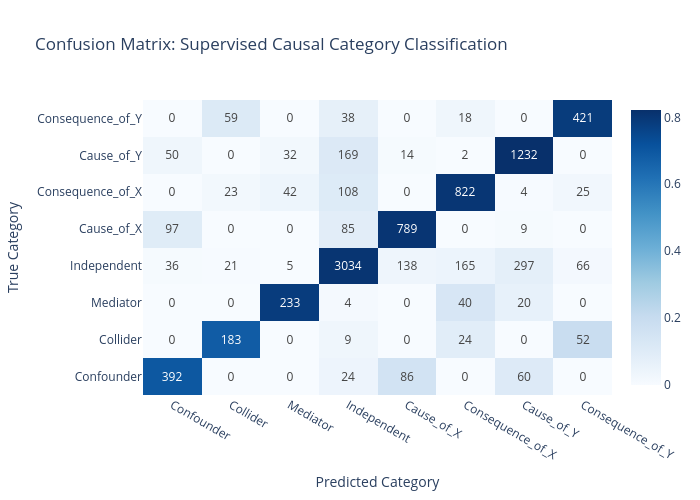

Here is the notebook cell this chart was saved with:
### Markdown cell above
## 8. Visualize Results

### Confusion Matrix

### Code cell
conf_matrix = confusion_matrix(y_train, all_oof_preds)
conf_matrix_normalized = conf_matrix / conf_matrix.sum(axis=1, keepdims=True)

cat_names = [CAUSAL_CATEGORIES[i] for i in range(8)]
fig = go.Figure(
    data=go.Heatmap(
        z=conf_matrix_normalized,
        x=cat_names,
        y=cat_names,
        colorscale="Blues",
        text=conf_matrix,
        texttemplate="%{text}",
        hovertemplate="True: %{y}<br>Predicted: %{x}<br>Count: %{text}<br>Rate: %{z:.1%}<extra></extra>",
    )
)
fig.update_layout(
    title="Confusion Matrix: Supervised Causal Category Classification",
    xaxis_title="Predicted Category",
    yaxis_title="True Category",
    height=500,
    width=700,
)
fig.show()

### Figure 1 — Plotly figure (JSON) as saved in the notebook; plotly's stock layout.template omitted (floating-point values rounded to 4 significant figures)
{"data": [{"colorscale": [[0.0, "rgb(247,251,255)"], [0.125, "rgb(222,235,247)"], [0.25, "rgb(198,219,239)"], [0.375, "rgb(158,202,225)"], [0.5, "rgb(107,174,214)"], [0.625, "rgb(66,146,198)"], [0.75, "rgb(33,113,181)"], [0.875, "rgb(8,81,156)"], [1.0, "rgb(8,48,107)"]], "hovertemplate": "True: %{y}<br>Predicted: %{x}<br>Count: %{text}<br>Rate: %{z:.1%}<extra></extra>", "text": [[392, 0, 0, 24, 86, 0, 60, 0], [0, 183, 0, 9, 0, 24, 0, 52], [0, 0, 233, 4, 0, 40, 20, 0], [36, 21, 5, 3034, 138, 165, 297, 66], [97, 0, 0, 85, 789, 0, 9, 0], [0, 23, 42, 108, 0, 822, 4, 25], [50, 0, 32, 169, 14, 2, 1232, 0], [0, 59, 0, 38, 0, 18, 0, 421]], "texttemplate": "%{text}", "type": "heatmap", "x": ["Confounder", "Collider", "Mediator", "Independent", "Cause_of_X", "Consequence_of_X", "Cause_of_Y", "Consequence_of_Y"], "y": ["Confounder", "Collider", "Mediator", "Independent", "Cause_of_X", "Consequence_of_X", "Cause_of_Y", "Consequence_of_Y"], "z": [[0.6975, 0.0, 0.0, 0.0427, 0.153, 0.0, 0.1068, 0.0], [0.0, 0.6828, 0.0, 0.03358, 0.0, 0.08955, 0.0, 0.194], [0.0, 0.0, 0.7845, 0.01347, 0.0, 0.1347, 0.06734, 0.0], [0.009569, 0.005582, 0.001329, 0.8065, 0.03668, 0.04386, 0.07895, 0.01754], [0.09898, 0.0, 0.0, 0.08673, 0.8051, 0.0, 0.009184, 0.0], [0.0, 0.02246, 0.04102, 0.1055, 0.0, 0.8027, 0.003906, 0.02441], [0.03336, 0.0, 0.02135, 0.1127, 0.00934, 0.001334, 0.8219, 0.0], [0.0, 0.1101, 0.0, 0.0709, 0.0, 0.03358, 0.0, 0.7854]]}], "layout": {"height": 500, "title": {"text": "Confusion Matrix: Supervised Causal Category Classification"}, "width": 700, "xaxis": {"title": {"text": "Predicted Category"}}, "yaxis": {"title": {"text": "True Category"}}}}
